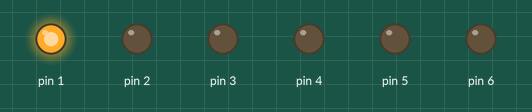
Bench run of a sketch on a simulated Arduino Uno, built with avr-gcc and run on an emulated ATmega328P. Shown: output pins drawn as LEDs (lit = HIGH).

Above: at 0.1 s.
At 0.7 s:
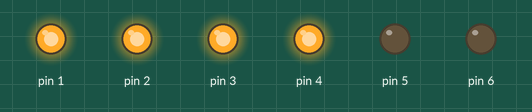
At 1.3 s:
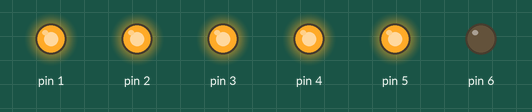
At 2.7 s:
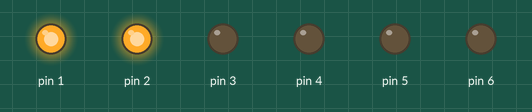
At 3.5 s:
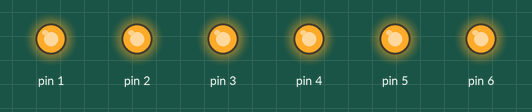
At 5.3 s:
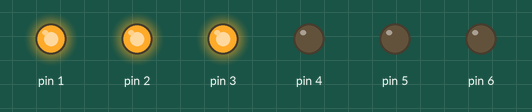
Timing chart, 0 to 5.6 s (numbered marks = the images above):
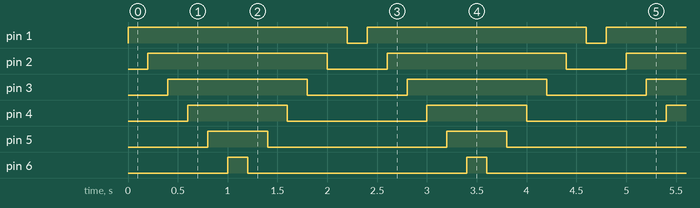

The sketch:

9.___________________________6-______________.ino
```cpp
int Led1 = 1;
int Led2 = 2;
int Led3 = 3;
int Led4 = 4;
int Led5 = 5;
int Led6 = 6;

void lamp(void)
{
 unsigned char j;
 for(j=1; j<=6; j++) //через цикл проходимся по всем 6 светодиодам
	              {
	              digitalWrite(j,HIGH); //каждому светодиоду присваиваем "HIGH", тем самым он загорается.
	              delay(200); //делаем задержку в 200 Мс, что потухание было плавное
        }
        for(j=6; j>=1; j--) //снова делаем цикл, чтоб пройтись по светодиодам и их выключить
        {
                digitalWrite(j,LOW); //каждому светодидоу в обратном порядке присваиваем "LOW", тем самым его выключая
                delay(200); //снова делаем задержку в 200 Мс, что потухание было плавное
        }
}
void setup()
{
	unsigned char i;
  for(i=1;i<=6;i++)// пины 1-6 работают как выходные
		pinMode(i, OUTPUT);// i-й пин работает как выходной
}
void loop()
{
	lamp();
} 
```

Measured:
- by itself, pin 1: alternates HIGH for 2.2 s and LOW for 0.20 s
- by itself, pin 2: alternates HIGH for 1.8 s and LOW for 0.60 s
- by itself, pin 3: alternates HIGH for 1.4 s and LOW for 1.0 s
- by itself, pin 4: alternates HIGH for 1.0 s and LOW for 1.4 s
- by itself, pin 5: alternates HIGH for 0.60 s and LOW for 1.8 s
- by itself, pin 6: alternates HIGH for 0.20 s and LOW for 2.2 s
